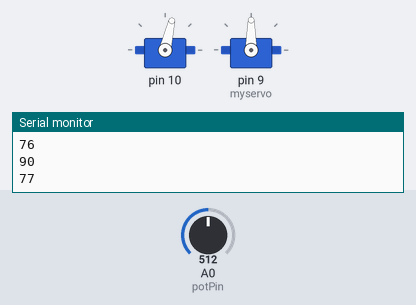
Bench run of a sketch on a simulated Arduino Uno, built with avr-gcc and run on an emulated ATmega328P. On the bench: 2 × servo, the last lines printed to the serial monitor. Inputs (shaded band) come from the test bench; at power-on: A0 (potPin) = 512.

Above: at 1.2 s.
1.3 s: A0 (potPin) set to 0
At 1.71 s:
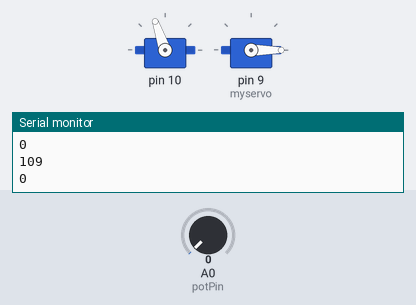
4.3 s: A0 (potPin) set to 122
At 4.51 s:
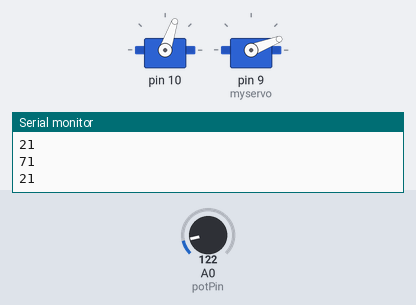
7.3 s: A0 (potPin) set to 306
At 7.62 s:
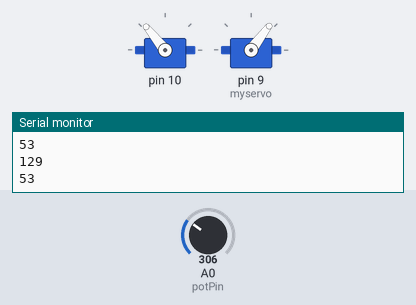
10.3 s: A0 (potPin) set to 170
At 10.74 s:
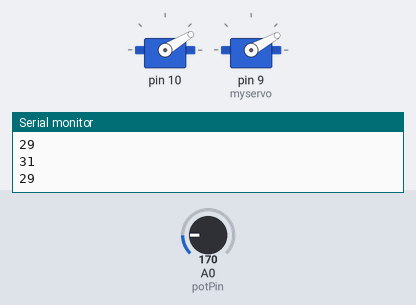
13.3 s: A0 (potPin) set to 511
At 13.55 s:
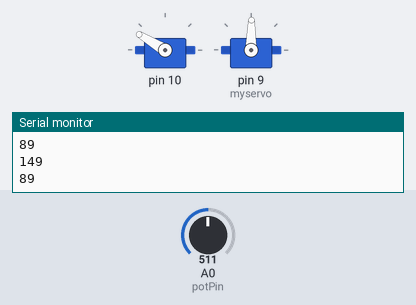
Timing chart, 0 to 17.3 s (numbered marks = the images above; inputs shaded):
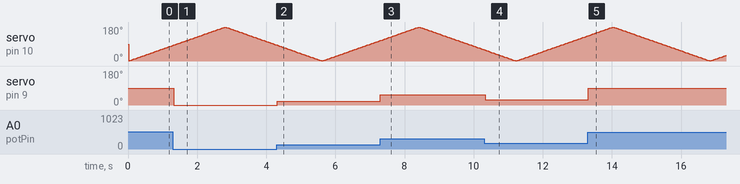

The sketch:

Sweep.ino
```cpp
#include <Servo.h>

class Sweeper
{
  Servo servo;
  // the servo
  int pos;
  // current servo position
  int increment;
  // increment to move for each interval
  int updateInterval;
  // interval between updates
  unsigned long lastUpdate; // last update of position
public:
  Sweeper(int interval)
  {
    updateInterval = interval;
    increment = 1;
  }
  void Attach(int pin)
  {
    servo.attach(pin);
  }

  void Detach()
  {
    servo.detach();
  }
  void Update()
  {
    if((millis() - lastUpdate) > updateInterval) // time to update
    {
      lastUpdate = millis();
      pos += increment;
      servo.write(pos);
      Serial.println(pos);
      if ((pos >= 180) || (pos <= 0)) // end of sweep
      {
        // reverse direction
        increment = -increment;
      }
    }
  }
};

Sweeper sweeper1(10);

int potPin = A0;
int value = 0;

Servo myservo;  // create servo object to control a servo
// a maximum of eight servo objects can be created

void setup()
{
  Serial.begin(9600);
  sweeper1.Attach(10);
  myservo.attach(9);  // attaches the servo on pin 9 to the servo object
}


void loop()
{
  sweeper1.Update();
  value = analogRead(potPin);
  value = map(value, 0, 1023, 0, 180);
  Serial.println(value);
  myservo.write(value);              // tell servo to go to position in variable 'pos'
  delay(15);                       // waits 15ms for the servo to reach the position
}
```

Measured:
- after the input at 1.3 s, servo on pin 9 (myservo): 90° → 0° at once
- after the input at 4.3 s, servo on pin 9 (myservo): 0° → 21° at once
- after the input at 7.3 s, servo on pin 9 (myservo): 21° → 53° at once
- after the input at 10.3 s, servo on pin 9 (myservo): 53° → 29° at once
- after the input at 13.3 s, servo on pin 9 (myservo): 29° → 89° at once
